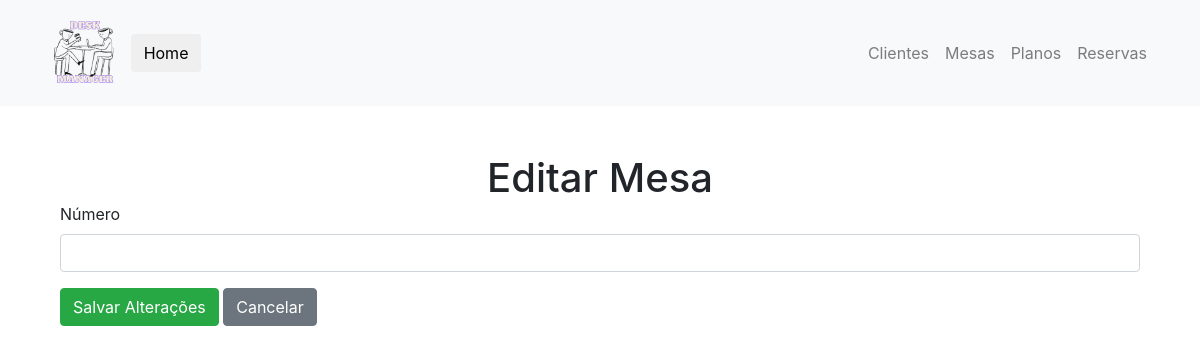
The page /mesa/964451d1/editar on the database as committed earlier.
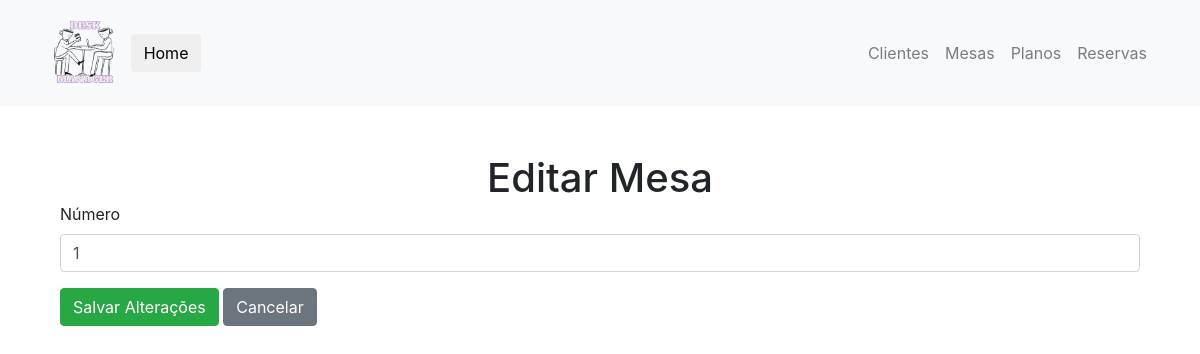
The same page on the database as committed later.
### desk_manager/models.py (models this page shows, shortened)
class Mesa(db.Model):
    id: so.Mapped[str] = so.mapped_column(sa.String, primary_key=True, default=generate_hex_id)
    numero: so.Mapped[str] = so.mapped_column(sa.String, unique=True, nullable=False)
    reservas: so.Mapped[list["Reserva"]] = so.relationship("Reserva", back_populates="mesa")
    @classmethod
    def buscar_mesa_por_id(cls, mesa_id):
        return cls.query.get(mesa_id)

### desk_manager/routes/mesa.py (the view)
@MESA.route('/mesa/<string:mesa_id>/editar', methods=['GET'])
def editar_mesa(mesa_id):
    mesa = Mesa.buscar_mesa_por_id(mesa_id)
    return render_template('editar_mesa.html', mesa=mesa)

### desk_manager/templates/editar_mesa.html
{% extends "base.html" %}
{% block body %}
<div class="container my-5">
    <h1 class="text-center mb-0">Editar Mesa</h1>
    <form action="{{ url_for('mesa.editar_mesa', mesa_id=mesa.id) }}" method="POST">
        <div class="form-group">
            <label for="numero">Número</label>
            <input type="text" class="form-control" id="numero" name="numero" value="{{ mesa.numero }}" required>
        </div>
        <form aCCtion="{{ url_for('mesa.atualizar_mesa', mesa_id=id_mesa) }}" method="POST">
            <button type="submit" class="btn btn-success">Salvar Alterações</button>
            <a href="{{ url_for('mesa.lista_mesas') }}" class="btn btn-secondary">Cancelar</a>
        </form>
    </form>
</div>
{% endblock %}

Rows that differ between the two databases and show on the page:
added Mesa: numero "1"
